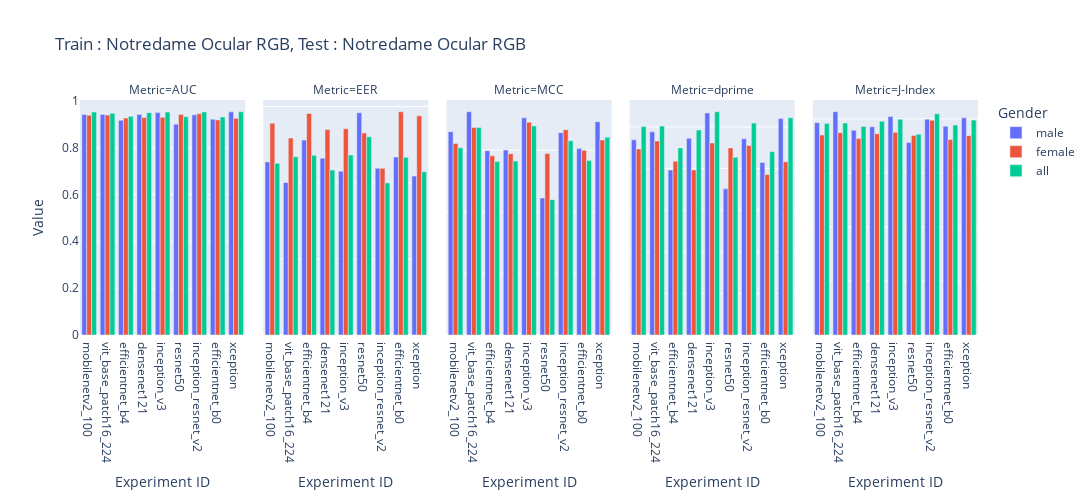

Notebook source saved alongside this figure:
### Code cell
import plotly.express as px
import pandas as pd
from copy import deepcopy

df = pd.read_csv('/home/sreeraj/lab/nsf/final_eval/results/across_model_notredame_ocular_rgb_subject_report.csv', header=1)
df = df.iloc[:-15]

df['Gender'] = df['Experiment ID'].apply(lambda x: x.split('_')[-1])
# df = df[df['Gender'] == 'all']
df['Experiment ID'] = df['Experiment ID'].apply(lambda x: '_'.join(x.split('_')[:-1]))


df_auc = deepcopy(df)
df_auc['Value'] = df_auc['AUC']
df_auc['Metric'] = 'AUC'

df_eer = deepcopy(df)
df_eer['Value'] = df_eer['EER']
df_eer['Metric'] = 'EER'

df_dprime = deepcopy(df)
df_dprime['Value'] = df_dprime["Sensitivity index (d')"]
df_dprime['Metric'] = 'dprime'

df_mcc = deepcopy(df)
df_mcc['Value'] = df_mcc['MCC']
df_mcc['Metric'] = 'MCC'

df_jindex = deepcopy(df)
df_jindex['Value'] = df_mcc['J-Index']
df_jindex['Metric'] = 'J-Index'

df = pd.concat([df_auc, df_eer, df_mcc, df_dprime, df_jindex])

fig = px.bar(df, x='Experiment ID', y=['Value'], title='Train : Notredame Ocular RGB, Test : Notredame Ocular RGB', barmode='group', labels={'value': 'Value', 'variable': 'Metrics'},width=1400, height=500, facet_col='Metric', color='Gender')
fig.update_yaxes(matches=None)
fig.show()

### Figure 1 — Plotly figure (JSON) as saved in the notebook; plotly's stock layout.template omitted (floating-point values rounded to 4 significant figures)
{"data": [{"alignmentgroup": "True", "hovertemplate": "Gender=male<br>Metric=AUC<br>Experiment ID=%{x}<br>Value=%{y}<extra></extra>", "legendgroup": "male", "marker": {"color": "#636efa", "pattern": {"shape": ""}}, "name": "male", "offsetgroup": "male", "orientation": "v", "showlegend": true, "textposition": "auto", "type": "bar", "x": ["mobilenetv2_100", "vit_base_patch16_224", "efficientnet_b4", "densenet121", "inception_v3", "resnet50", "inception_resnet_v2", "efficientnet_b0", "xception"], "xaxis": "x", "y": [0.9417, 0.9411, 0.9162, 0.9413, 0.9494, 0.9001, 0.9397, 0.9208, 0.9524], "yaxis": "y"}, {"alignmentgroup": "True", "hovertemplate": "Gender=male<br>Metric=EER<br>Experiment ID=%{x}<br>Value=%{y}<extra></extra>", "legendgroup": "male", "marker": {"color": "#636efa", "pattern": {"shape": ""}}, "name": "male", "offsetgroup": "male", "orientation": "v", "showlegend": false, "textposition": "auto", "type": "bar", "x": ["mobilenetv2_100", "vit_base_patch16_224", "efficientnet_b4", "densenet121", "inception_v3", "resnet50", "inception_resnet_v2", "efficientnet_b0", "xception"], "xaxis": "x2", "y": [0.1137, 0.1001, 0.128, 0.1161, 0.1076, 0.1459, 0.1094, 0.1168, 0.1043], "yaxis": "y2"}, {"alignmentgroup": "True", "hovertemplate": "Gender=male<br>Metric=MCC<br>Experiment ID=%{x}<br>Value=%{y}<extra></extra>", "legendgroup": "male", "marker": {"color": "#636efa", "pattern": {"shape": ""}}, "name": "male", "offsetgroup": "male", "orientation": "v", "showlegend": false, "textposition": "auto", "type": "bar", "x": ["mobilenetv2_100", "vit_base_patch16_224", "efficientnet_b4", "densenet121", "inception_v3", "resnet50", "inception_resnet_v2", "efficientnet_b0", "xception"], "xaxis": "x3", "y": [0.6601, 0.7247, 0.5984, 0.6004, 0.7051, 0.4448, 0.6567, 0.6057, 0.6923], "yaxis": "y3"}, {"alignmentgroup": "True", "hovertemplate": "Gender=male<br>Metric=dprime<br>Experiment ID=%{x}<br>Value=%{y}<extra></extra>", "legendgroup": "male", "marker": {"color": "#636efa", "pattern": {"shape": ""}}, "name": "male", "offsetgroup": "male", "orientation": "v", "showlegend": false, "textposition": "auto", "type": "bar", "x": ["mobilenetv2_100", "vit_base_patch16_224", "efficientnet_b4", "densenet121", "inception_v3", "resnet50", "inception_resnet_v2", "efficientnet_b0", "xception"], "xaxis": "x4", "y": [2.345, 2.442, 1.982, 2.363, 2.668, 1.756, 2.358, 2.072, 2.6], "yaxis": "y4"}, {"alignmentgroup": "True", "hovertemplate": "Gender=male<br>Metric=J-Index<br>Experiment ID=%{x}<br>Value=%{y}<extra></extra>", "legendgroup": "male", "marker": {"color": "#636efa", "pattern": {"shape": ""}}, "name": "male", "offsetgroup": "male", "orientation": "v", "showlegend": false, "textposition": "auto", "type": "bar", "x": ["mobilenetv2_100", "vit_base_patch16_224", "efficientnet_b4", "densenet121", "inception_v3", "resnet50", "inception_resnet_v2", "efficientnet_b0", "xception"], "xaxis": "x5", "y": [0.7859, 0.8264, 0.7576, 0.7709, 0.8086, 0.7124, 0.7989, 0.773, 0.8038], "yaxis": "y5"}, {"alignmentgroup": "True", "hovertemplate": "Gender=female<br>Metric=AUC<br>Experiment ID=%{x}<br>Value=%{y}<extra></extra>", "legendgroup": "female", "marker": {"color": "#EF553B", "pattern": {"shape": ""}}, "name": "female", "offsetgroup": "female", "orientation": "v", "showlegend": true, "textposition": "auto", "type": "bar", "x": ["mobilenetv2_100", "vit_base_patch16_224", "efficientnet_b4", "densenet121", "inception_v3", "resnet50", "inception_resnet_v2", "efficientnet_b0", "xception"], "xaxis": "x", "y": [0.9379, 0.9386, 0.9259, 0.928, 0.9294, 0.9417, 0.9446, 0.9182, 0.9247], "yaxis": "y"}, {"alignmentgroup": "True", "hovertemplate": "Gender=female<br>Metric=EER<br>Experiment ID=%{x}<br>Value=%{y}<extra></extra>", "legendgroup": "female", "marker": {"color": "#EF553B", "pattern": {"shape": ""}}, "name": "female", "offsetgroup": "female", "orientation": "v", "showlegend": false, "textposition": "auto", "type": "bar", "x": ["mobilenetv2_100", "vit_base_patch16_224", "efficientnet_b4", "densenet121", "inception_v3", "resnet50", "inception_resnet_v2", "efficientnet_b0", "xception"], "xaxis": "x2", "y": [0.139, 0.1293, 0.1455, 0.1349, 0.1355, 0.1327, 0.1094, 0.1466, 0.1439], "yaxis": "y2"}, {"alignmentgroup": "True", "hovertemplate": "Gender=female<br>Metric=MCC<br>Experiment ID=%{x}<br>Value=%{y}<extra></extra>", "legendgroup": "female", "marker": {"color": "#EF553B", "pattern": {"shape": ""}}, "name": "female", "offsetgroup": "female", "orientation": "v", "showlegend": false, "textposition": "auto", "type": "bar", "x": ["mobilenetv2_100", "vit_base_patch16_224", "efficientnet_b4", "densenet121", "inception_v3", "resnet50", "inception_resnet_v2", "efficientnet_b0", "xception"], "xaxis": "x3", "y": [0.6214, 0.6736, 0.5818, 0.5886, 0.6908, 0.5896, 0.6664, 0.5995, 0.633], "yaxis": "y3"}, {"alignmentgroup": "True", "hovertemplate": "Gender=female<br>Metric=dprime<br>Experiment ID=%{x}<br>Value=%{y}<extra></extra>", "legendgroup": "female", "marker": {"color": "#EF553B", "pattern": {"shape": ""}}, "name": "female", "offsetgroup": "female", "orientation": "v", "showlegend": false, "textposition": "auto", "type": "bar", "x": ["mobilenetv2_100", "vit_base_patch16_224", "efficientnet_b4", "densenet121", "inception_v3", "resnet50", "inception_resnet_v2", "efficientnet_b0", "xception"], "xaxis": "x4", "y": [2.236, 2.329, 2.088, 1.983, 2.306, 2.247, 2.276, 1.928, 2.081], "yaxis": "y4"}, {"alignmentgroup": "True", "hovertemplate": "Gender=female<br>Metric=J-Index<br>Experiment ID=%{x}<br>Value=%{y}<extra></extra>", "legendgroup": "female", "marker": {"color": "#EF553B", "pattern": {"shape": ""}}, "name": "female", "offsetgroup": "female", "orientation": "v", "showlegend": false, "textposition": "auto", "type": "bar", "x": ["mobilenetv2_100", "vit_base_patch16_224", "efficientnet_b4", "densenet121", "inception_v3", "resnet50", "inception_resnet_v2", "efficientnet_b0", "xception"], "xaxis": "x5", "y": [0.7399, 0.7491, 0.7277, 0.7451, 0.7502, 0.7389, 0.7949, 0.7233, 0.7379], "yaxis": "y5"}, {"alignmentgroup": "True", "hovertemplate": "Gender=all<br>Metric=AUC<br>Experiment ID=%{x}<br>Value=%{y}<extra></extra>", "legendgroup": "all", "marker": {"color": "#00cc96", "pattern": {"shape": ""}}, "name": "all", "offsetgroup": "all", "orientation": "v", "showlegend": true, "textposition": "auto", "type": "bar", "x": ["mobilenetv2_100", "vit_base_patch16_224", "efficientnet_b4", "densenet121", "inception_v3", "resnet50", "inception_resnet_v2", "efficientnet_b0", "xception"], "xaxis": "x", "y": [0.9514, 0.9466, 0.9335, 0.9491, 0.9518, 0.9321, 0.9522, 0.9306, 0.9529], "yaxis": "y"}, {"alignmentgroup": "True", "hovertemplate": "Gender=all<br>Metric=EER<br>Experiment ID=%{x}<br>Value=%{y}<extra></extra>", "legendgroup": "all", "marker": {"color": "#00cc96", "pattern": {"shape": ""}}, "name": "all", "offsetgroup": "all", "orientation": "v", "showlegend": false, "textposition": "auto", "type": "bar", "x": ["mobilenetv2_100", "vit_base_patch16_224", "efficientnet_b4", "densenet121", "inception_v3", "resnet50", "inception_resnet_v2", "efficientnet_b0", "xception"], "xaxis": "x2", "y": [0.1128, 0.1171, 0.118, 0.1083, 0.1181, 0.1301, 0.09991, 0.1167, 0.1072], "yaxis": "y2"}, {"alignmentgroup": "True", "hovertemplate": "Gender=all<br>Metric=MCC<br>Experiment ID=%{x}<br>Value=%{y}<extra></extra>", "legendgroup": "all", "marker": {"color": "#00cc96", "pattern": {"shape": ""}}, "name": "all", "offsetgroup": "all", "orientation": "v", "showlegend": false, "textposition": "auto", "type": "bar", "x": ["mobilenetv2_100", "vit_base_patch16_224", "efficientnet_b4", "densenet121", "inception_v3", "resnet50", "inception_resnet_v2", "efficientnet_b0", "xception"], "xaxis": "x3", "y": [0.6077, 0.6733, 0.5628, 0.5645, 0.6786, 0.4394, 0.6307, 0.5664, 0.6417], "yaxis": "y3"}, {"alignmentgroup": "True", "hovertemplate": "Gender=all<br>Metric=dprime<br>Experiment ID=%{x}<br>Value=%{y}<extra></extra>", "legendgroup": "all", "marker": {"color": "#00cc96", "pattern": {"shape": ""}}, "name": "all", "offsetgroup": "all", "orientation": "v", "showlegend": false, "textposition": "auto", "type": "bar", "x": ["mobilenetv2_100", "vit_base_patch16_224", "efficientnet_b4", "densenet121", "inception_v3", "resnet50", "inception_resnet_v2", "efficientnet_b0", "xception"], "xaxis": "x4", "y": [2.505, 2.51, 2.247, 2.463, 2.682, 2.134, 2.546, 2.202, 2.61], "yaxis": "y4"}, {"alignmentgroup": "True", "hovertemplate": "Gender=all<br>Metric=J-Index<br>Experiment ID=%{x}<br>Value=%{y}<extra></extra>", "legendgroup": "all", "marker": {"color": "#00cc96", "pattern": {"shape": ""}}, "name": "all", "offsetgroup": "all", "orientation": "v", "showlegend": false, "textposition": "auto", "type": "bar", "x": ["mobilenetv2_100", "vit_base_patch16_224", "efficientnet_b4", "densenet121", "inception_v3", "resnet50", "inception_resnet_v2", "efficientnet_b0", "xception"], "xaxis": "x5", "y": [0.7829, 0.7847, 0.7722, 0.7913, 0.7987, 0.7433, 0.8188, 0.777, 0.7954], "yaxis": "y5"}], "layout": {"annotations": [{"font": {}, "showarrow": false, "text": "Metric=AUC", "x": 0.092, "xanchor": "center", "xref": "paper", "y": 1, "yanchor": "bottom", "yref": "paper"}, {"font": {}, "showarrow": false, "text": "Metric=EER", "x": 0.296, "xanchor": "center", "xref": "paper", "y": 1, "yanchor": "bottom", "yref": "paper"}, {"font": {}, "showarrow": false, "text": "Metric=MCC", "x": 0.5, "xanchor": "center", "xref": "paper", "y": 1, "yanchor": "bottom", "yref": "paper"}, {"font": {}, "showarrow": false, "text": "Metric=dprime", "x": 0.704, "xanchor": "center", "xref": "paper", "y": 1, "yanchor": "bottom", "yref": "paper"}, {"font": {}, "showarrow": false, "text": "Metric=J-Index", "x": 0.908, "xanchor": "center", "xref": "paper", "y": 1, "yanchor": "bottom", "yref": "paper"}], "barmode": "group", "height": 500, "legend": {"title": {"text": "Gender"}, "tracegroupgap": 0}, "title": {"text": "Train : Notredame Ocular RGB, Test : Notredame Ocular RGB"}, "width": 1400, "xaxis": {"anchor": "y", "domain": [0, 0.184], "title": {"text": "Experiment ID"}}, "xaxis2": {"anchor": "y2", "domain": [0.204, 0.388], "matches": "x", "title": {"text": "Experiment ID"}}, "xaxis3": {"anchor": "y3", "domain": [0.408, 0.592], "matches": "x", "title": {"text": "Experiment ID"}}, "xaxis4": {"anchor": "y4", "domain": [0.612, 0.796], "matches": "x", "title": {"text": "Experiment ID"}}, "xaxis5": {"anchor": "y5", "domain": [0.816, 1], "matches": "x", "title": {"text": "Experiment ID"}}, "yaxis": {"anchor": "x", "domain": [0, 1], "title": {"text": "Value"}}, "yaxis2": {"anchor": "x2", "domain": [0, 1], "showticklabels": false}, "yaxis3": {"anchor": "x3", "domain": [0, 1], "showticklabels": false}, "yaxis4": {"anchor": "x4", "domain": [0, 1], "showticklabels": false}, "yaxis5": {"anchor": "x5", "domain": [0, 1], "showticklabels": false}}}
